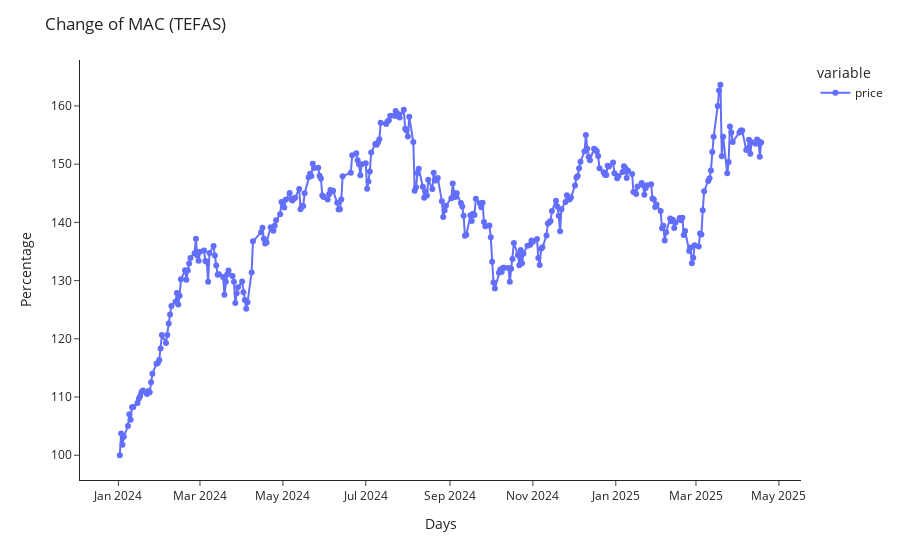

The cell this chart's notebook holds for it:
### Code cell
import plotly.express as px

mydata['price'] = mydata['price']/mydata.loc[0, 'price']*100

fig = px.line(mydata,x = 'date', y = ['price'], markers = True)
fig.update_layout(xaxis_title = 'Days',
                  yaxis_title = 'Percentage',
                  title = 'Change of MAC (TEFAS)',
                  template = 'simple_white')
fig.show()

### Figure 1 — Plotly figure (JSON) as saved in the notebook; plotly's stock layout.template omitted (floating-point values rounded to 4 significant figures; data arrays with more than 128 entries replaced by an {"elided": "..."} marker saying what was removed)
{"data": [{"hovertemplate": "variable=price<br>date=%{x}<br>value=%{y}<extra></extra>", "legendgroup": "price", "line": {"color": "#636efa", "dash": "solid"}, "marker": {"symbol": "circle"}, "mode": "lines+markers", "name": "price", "orientation": "v", "showlegend": true, "type": "scatter", "x": {"elided": "325 str values"}, "xaxis": "x", "y": {"elided": "325 float values"}, "yaxis": "y"}], "layout": {"legend": {"title": {"text": "variable"}, "tracegroupgap": 0}, "margin": {"t": 60}, "title": {"text": "Change of MAC (TEFAS)"}, "xaxis": {"anchor": "y", "domain": [0, 1], "title": {"text": "Days"}}, "yaxis": {"anchor": "x", "domain": [0, 1], "title": {"text": "Percentage"}}}}
